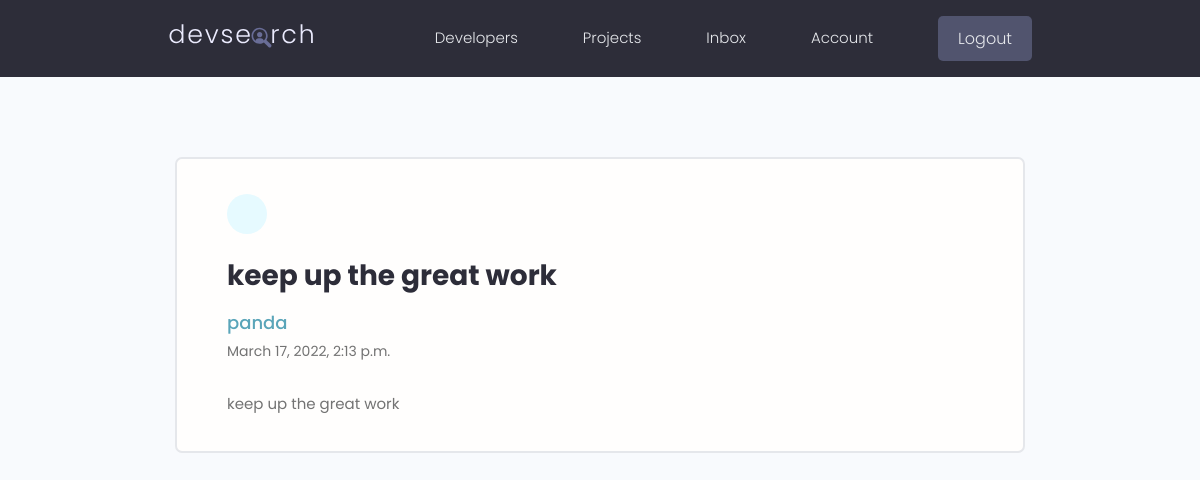
Page /message/f4fbac52-5783-41d8-89cb-f21afb7dbf7c/ (signed in) on the earlier database version.
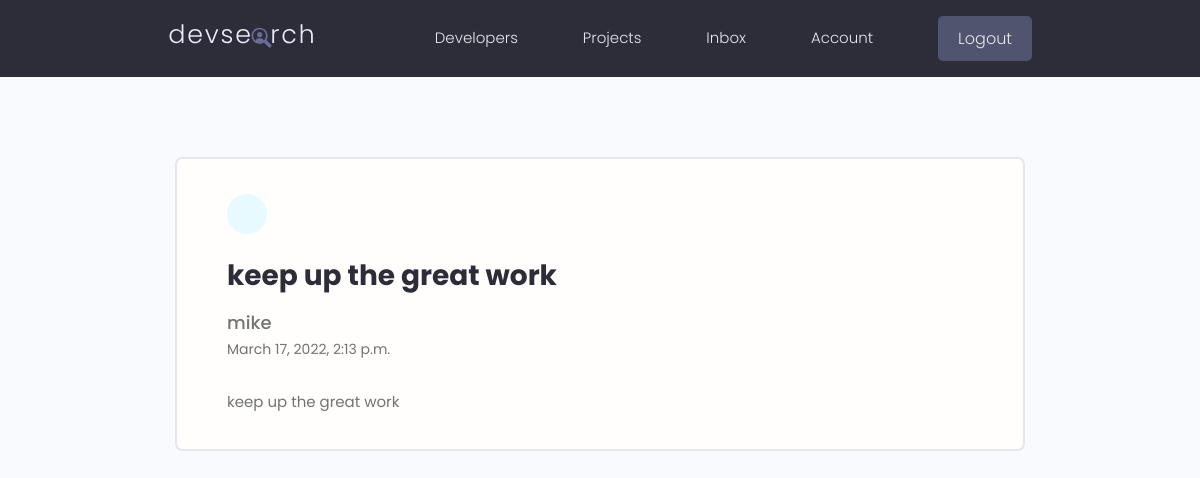
Same page on the later database version.
### users/models.py (models this page shows, shortened)
class Message(models.Model):
  sender = models.ForeignKey(Profile, on_delete=models.SET_NULL, null=True, blank=True)
  recipient = models.ForeignKey(Profile, on_delete=models.SET_NULL, null=True, blank=True, related_name="messages")
  name = models.CharField(max_length=200, null=True, blank=True)
  email = models.EmailField(max_length=200, null=True, blank=True)
  subject = models.CharField(max_length=200, null=True, blank=True)
  body = models.TextField()
  is_read = models.BooleanField(default=False, null=True)
  created = models.DateTimeField(auto_now_add=True)
  id = models.UUIDField(default=uuid.uuid4, primary_key=True, unique=True, editable=False)
  class Meta:
    ordering = [ 'is_read', '-created' ]

class Profile(models.Model):
  id = models.UUIDField(default=uuid.uuid4, primary_key=True, unique=True, editable=False)
  user = models.OneToOneField(User, on_delete=models.CASCADE, null=True, blank=True)
  name = models.CharField(max_length=200, null=True, blank=True)
  username = models.CharField(max_length=200, null=True, blank=True)
  email = models.EmailField(max_length=500, null=True, blank=True)
  location = models.CharField(max_length=200, null=True, blank=True)
  short_intro = models.CharField(max_length=200, null=True, blank=True)
  bio = models.TextField(null=True, blank=True)
  profile_image = models.ImageField(upload_to='profiles/', default='profiles/user-default.png', null=True, blank=True)
  social_github = models.CharField(max_length=200, null=True, blank=True)
  social_linkedin = models.CharField(max_length=200, null=True, blank=True)
  social_twitter = models.CharField(max_length=200, null=True, blank=True)
  social_youtube = models.CharField(max_length=200, null=True, blank=True)
  social_website = models.CharField(max_length=200, null=True, blank=True)
  def __str__(self):
    return self.user.username

### users/views.py (the view)
# urls.py: path('message/<str:pk>/', views.viewMessage, name='message'),
def viewMessage(request, pk):
  profile = request.user.profile
  message = profile.messages.get(id=pk)
  if message.is_read == False:
    message.is_read = True
    message.save()
  context = {
    'message': message
  }
  return render(request, 'users/message.html', context)

### users/templates/users/message.html (shortened to what this page needs)
{% extends 'main.html' %}
{% block content %}
  <main class="messagePage my-xl">
    <div class="content-box">
      <div class="message">
        <a class="backButton" href="{% url 'inbox' %}"></a>
        <h2 class="message__subject">{{ message.subject }}</h4>
          {% if message.sender %}
            <a href="{% url 'user-profile' message.sender.id %}" class="message__author">{{ message.sender }}</a>
          {% else %}
            <p class="message__author">{{ message.name }}</p>
          {% endif %}
          <p class="message__date">{{ message.created }}</p>
          <div class="message__body">
            {{ message.body | linebreaksbr }}
          </div>
      </div>
    </div>
  </main>
{% endblock content %}

Differences in the rows shown:
changed Message "keep up the great work": name (not shown) → "mike"; sender "panda" → (not shown)
